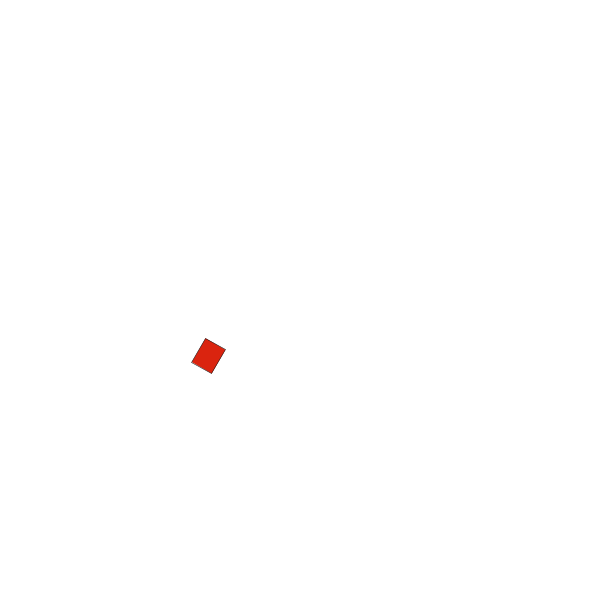
Frame 1 (no input)
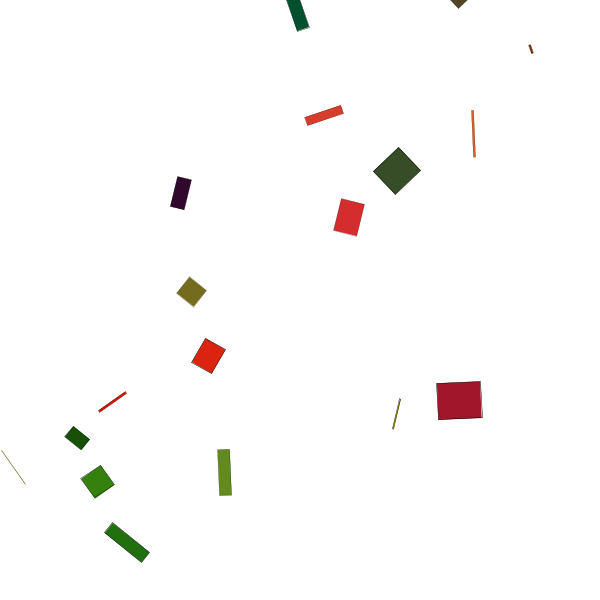
Frame 60 (the mouse pressed at the canvas centre just before this capture)
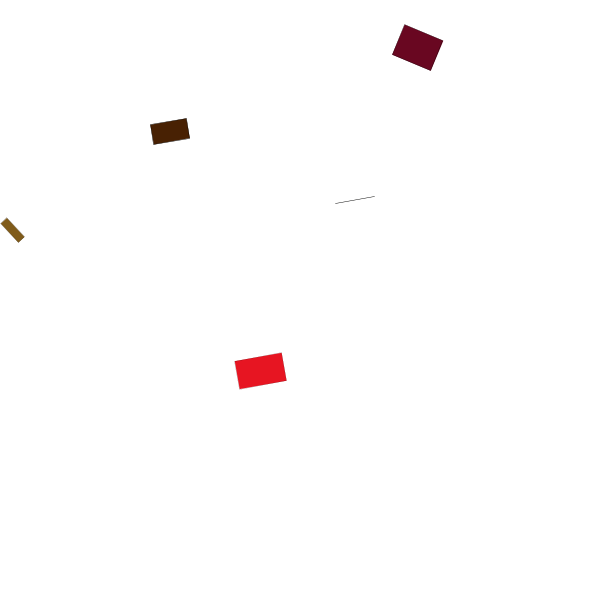
Frame 120 (the mouse held since frame 60 and released just before this capture)

The Processing sketch that drew these frames (run headless with seeded random() and noise(); from frame 60 on, the mouse is pressed at the canvas centre):

// Processing sketch: processing_87609
// ── processing_87609.pde

float  x = 50;
float y = 50;
float n1 = 0.0;
  
void setup(){
 size(600,600);
 background(255);
 rectMode(CENTER);
 frameRate(10);
}
  
void draw(){
  int seconds = millis()/300;
  x = random(100,500);
  y = random(100,500);
  rotate(seconds+radians(30));
  strokeWeight(random(0,0.5));
  float n = noise(n1) * random(0,255);
  fill(random(0,255),n,random(0,50));
  rect(x,y,random(50),random(50));
  println(frameCount); 
  
  if(frameCount%100==0){
    background(255);
  }
}
